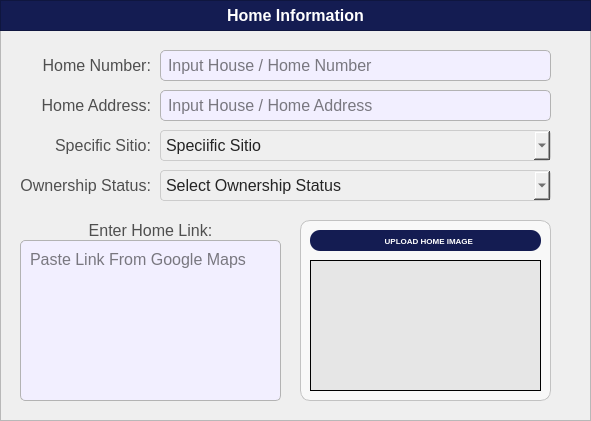
  <widget class="QFrame" name="basePopUpBodyFrame_2">
   <property name="geometry">
    <rect>
     <x>20</x>
     <y>60</y>
     <width>591</width>
     <height>421</height>
    </rect>
   </property>
   <property name="styleSheet">
    <string notr="true">#basePopUpBodyFrame_2 {
	background-color: rgb(247, 247, 247);
	border: 1px solid rgb(194, 194, 194);
	border-radius: 10px;
}</string>
   </property>
   <property name="frameShape">
    <enum>QFrame::Shape::StyledPanel</enum>
   </property>
   <property name="frameShadow">
    <enum>QFrame::Shadow::Raised</enum>
   </property>
   <widget class="QFrame" name="basePopUpTitleFrame_2">
    <property name="geometry">
     <rect>
      <x>0</x>
      <y>0</y>
      <width>591</width>
      <height>31</height>
     </rect>
    </property>
    <property name="styleSheet">
     <string notr="true">#basePopUpTitleFrame_2 {
	background-color: #141c52;
}</string>
    </property>
    <property name="frameShape">
     <enum>QFrame::Shape::StyledPanel</enum>
    </property>
    <property name="frameShadow">
     <enum>QFrame::Shadow::Raised</enum>
    </property>
    <widget class="QLabel" name="label_title">
     <property name="geometry">
      <rect>
       <x>0</x>
       <y>0</y>
       <width>591</width>
       <height>31</height>
      </rect>
     </property>
     <property name="font">
      <font>
       <family>Arial</family>
       <pointsize>12</pointsize>
       <bold>true</bold>
      </font>
     </property>
     <property name="styleSheet">
      <string notr="true">#label_title{
	background-color:transparent;
	color: rgb(255, 255, 255);
}</string>
     </property>
     <property name="text">
      <string>Home Information</string>
     </property>
     <property name="alignment">
      <set>Qt::AlignmentFlag::AlignCenter</set>
     </property>
    </widget>
   </widget>
   <widget class="QLineEdit" name="register_household_homeNumber">
    <property name="geometry">
     <rect>
      <x>160</x>
      <y>50</y>
      <width>391</width>
      <height>31</height>
     </rect>
    </property>
    <property name="font">
     <font>
      <family>Arial</family>
      <pointsize>12</pointsize>
     </font>
    </property>
    <property name="styleSheet">
     <string notr="true">#register_household_homeNumber{
	border: 1px solid #b3b3b3;  /* Black border */
    border-radius: 5px;        /* Rounded corners */
    padding: 5px;               /* Inner spacing */
    background-color: #f2efff;  /* Gray background */
    color: #000000; 
}

</string>
    </property>
    <property name="text">
     <string/>
    </property>
    <property name="maxLength">
     <number>35</number>
    </property>
    <property name="placeholderText">
     <string>Input House / Home Number</string>
    </property>
   </widget>
   <widget class="QLabel" name="register_citizen_labelHomeNumber">
    <property name="geometry">
     <rect>
      <x>20</x>
      <y>50</y>
      <width>131</width>
      <height>31</height>
     </rect>
    </property>
    <property name="font">
     <font>
      <family>Arial</family>
      <pointsize>12</pointsize>
     </font>
    </property>
    <property name="styleSheet">
     <string notr="true">#register_citizen_labelHomeNumber{
	background-color:transparent;
	color:#4f4f4f;
}</string>
    </property>
    <property name="text">
     <string>Home Number:</string>
    </property>
    <property name="alignment">
     <set>Qt::AlignmentFlag::AlignRight|Qt::AlignmentFlag::AlignTrailing|Qt::AlignmentFlag::AlignVCenter</set>
    </property>
   </widget>
   <widget class="QLineEdit" name="register_household_homeAddress">
    <property name="geometry">
     <rect>
      <x>160</x>
      <y>90</y>
      <width>391</width>
      <height>31</height>
     </rect>
    </property>
    <property name="font">
     <font>
      <family>Arial</family>
      <pointsize>12</pointsize>
     </font>
    </property>
    <property name="styleSheet">
     <string notr="true">#register_household_homeAddress{
	border: 1px solid #b3b3b3;  /* Black border */
    border-radius: 5px;        /* Rounded corners */
    padding: 5px;               /* Inner spacing */
    background-color: #f2efff;  /* Gray background */
    color: #000000; 
}

</string>
    </property>
    <property name="text">
     <string/>
    </property>
    <property name="maxLength">
     <number>50</number>
    </property>
    <property name="placeholderText">
     <string>Input House / Home Address</string>
    </property>
   </widget>
   <widget class="QLabel" name="register_citizen_labelHomeAddress">
    <property name="geometry">
     <rect>
      <x>20</x>
      <y>90</y>
      <width>131</width>
      <height>31</height>
     </rect>
    </property>
    <property name="font">
     <font>
      <family>Arial</family>
      <pointsize>12</pointsize>
     </font>
    </property>
    <property name="styleSheet">
     <string notr="true">#register_citizen_labelHomeAddress{
	background-color:transparent;
	color:#4f4f4f;
}</string>
    </property>
    <property name="text">
     <string>Home Address:</string>
    </property>
    <property name="alignment">
     <set>Qt::AlignmentFlag::AlignRight|Qt::AlignmentFlag::AlignTrailing|Qt::AlignmentFlag::AlignVCenter</set>
    </property>
   </widget>
   <widget class="QComboBox" name="register_household_comboBox_Sitio">
    <property name="geometry">
     <rect>
      <x>160</x>
      <y>130</y>
      <width>391</width>
      <height>31</height>
     </rect>
    </property>
    <property name="font">
     <font>
      <family>Arial</family>
      <pointsize>12</pointsize>
     </font>
    </property>
    <property name="styleSheet">
     <string notr="true">#register_household_comboBox_Sitio{
	background-color: rgb(239, 239, 239); /* Correct property name */
    color: #242424; /* Set text color to black for better contrast */
    border: 1px solid #ccc; /* Optional: Add a light border */
    padding: 5px; /* Optional: Add some padding */
    border-radius: 4px; /* Optional: Rounded corners */
}</string>
    </property>
    <property name="placeholderText">
     <string>Speciific Sitio</string>
    </property>
    <property name="duplicatesEnabled">
     <bool>false</bool>
    </property>
    <item>
     <property name="text">
      <string>None</string>
     </property>
    </item>
   </widget>
   <widget class="QLabel" name="register_citizen_labelcivilstatus">
    <property name="geometry">
     <rect>
      <x>30</x>
      <y>130</y>
      <width>121</width>
      <height>31</height>
     </rect>
    </property>
    <property name="font">
     <font>
      <family>Arial</family>
      <pointsize>12</pointsize>
     </font>
    </property>
    <property name="styleSheet">
     <string notr="true">#register_citizen_labelcivilstatus{
	background-color:transparent;
	color:#4f4f4f;
}</string>
    </property>
    <property name="text">
     <string>Specific Sitio:</string>
    </property>
    <property name="alignment">
     <set>Qt::AlignmentFlag::AlignRight|Qt::AlignmentFlag::AlignTrailing|Qt::AlignmentFlag::AlignVCenter</set>
    </property>
   </widget>
   <widget class="QComboBox" name="register_household_comboBox_OwnershipStatus">
    <property name="geometry">
     <rect>
      <x>160</x>
      <y>170</y>
      <width>391</width>
      <height>31</height>
     </rect>
    </property>
    <property name="font">
     <font>
      <family>Arial</family>
      <pointsize>12</pointsize>
     </font>
    </property>
    <property name="styleSheet">
     <string notr="true">#register_household_comboBox_OwnershipStatus{
	background-color: rgb(239, 239, 239); /* Correct property name */
    color: #242424; /* Set text color to black for better contrast */
    border: 1px solid #ccc; /* Optional: Add a light border */
    padding: 5px; /* Optional: Add some padding */
    border-radius: 4px; /* Optional: Rounded corners */
}</string>
    </property>
    <property name="placeholderText">
     <string>Select Ownership Status</string>
    </property>
    <property name="duplicatesEnabled">
     <bool>false</bool>
    </property>
    <item>
     <property name="text">
      <string>None</string>
     </property>
    </item>
    <item>
     <property name="text">
      <string>Renting</string>
     </property>
    </item>
    <item>
     <property name="text">
      <string>Owned</string>
     </property>
    </item>
    <item>
     <property name="text">
      <string>Leased</string>
     </property>
    </item>
    <item>
     <property name="text">
      <string>Informal Settler</string>
     </property>
    </item>
   </widget>
   <widget class="QLabel" name="register_household_labelOwershipStatus">
    <property name="geometry">
     <rect>
      <x>10</x>
      <y>170</y>
      <width>141</width>
      <height>31</height>
     </rect>
    </property>
    <property name="font">
     <font>
      <family>Arial</family>
      <pointsize>12</pointsize>
     </font>
    </property>
    <property name="styleSheet">
     <string notr="true">#register_household_labelOwershipStatus{
	background-color:transparent;
	color:#4f4f4f;
}</string>
    </property>
    <property name="text">
     <string>Ownership Status:</string>
    </property>
    <property name="alignment">
     <set>Qt::AlignmentFlag::AlignRight|Qt::AlignmentFlag::AlignTrailing|Qt::AlignmentFlag::AlignVCenter</set>
    </property>
   </widget>
   <widget class="QFrame" name="basePopUpBodyFrame_Desc">
    <property name="geometry">
     <rect>
      <x>300</x>
      <y>220</y>
      <width>251</width>
      <height>181</height>
     </rect>
    </property>
    <property name="styleSheet">
     <string notr="true">#basePopUpBodyFrame_Desc {
	background-color: rgb(248, 248, 248);
	border: 1px solid rgb(194, 194, 194);
	border-radius: 10px;
}</string>
    </property>
    <property name="frameShape">
     <enum>QFrame::Shape::StyledPanel</enum>
    </property>
    <property name="frameShadow">
     <enum>QFrame::Shadow::Raised</enum>
    </property>
    <widget class="QLabel" name="imageLabel">
     <property name="geometry">
      <rect>
       <x>10</x>
       <y>40</y>
       <width>231</width>
       <height>131</height>
      </rect>
     </property>
     <property name="font">
      <font>
       <family>Arial</family>
       <pointsize>10</pointsize>
       <bold>true</bold>
      </font>
     </property>
     <property name="styleSheet">
      <string notr="true">#imageLabel {
	background-color: rgb(230, 230, 230);
	color: #rgb(49, 49, 49);
	border: 1px solid rgb(0, 0, 0);
}
</string>
     </property>
     <property name="text">
      <string/>
     </property>
     <property name="alignment">
      <set>Qt::AlignmentFlag::AlignRight|Qt::AlignmentFlag::AlignTrailing|Qt::AlignmentFlag::AlignVCenter</set>
     </property>
    </widget>
    <widget class="QPushButton" name="cp_HomeImageuploadButton">
     <property name="geometry">
      <rect>
       <x>10</x>
       <y>10</y>
       <width>231</width>
       <height>21</height>
      </rect>
     </property>
     <property name="font">
      <font>
       <family>Arial</family>
       <pointsize>6</pointsize>
       <bold>true</bold>
      </font>
     </property>
     <property name="cursor">
      <cursorShape>PointingHandCursor</cursorShape>
     </property>
     <property name="styleSheet">
      <string notr="true">#cp_HomeImageuploadButton {
    background-color: #141c52;
    color: white;
    border-radius: 10px;
    padding: 5px; /* Optional: Adjusts spacing inside the button */
}
#cp_HomeImageuploadButton:hover {
    background-color: #1a237e; /* Slightly lighter blue when hovered */
}
#cp_HomeImageuploadButton:pressed {
    background-color: #0f1442; /* Darker blue when clicked */
}</string>
     </property>
     <property name="text">
      <string>   UPLOAD HOME IMAGE</string>
     </property>
     <property name="icon">
      <iconset>
       <normaloff>../../../Assets/Icons/icon_upload_image.svg</normaloff>../../../Assets/Icons/icon_upload_image.svg</iconset>
     </property>
     <property name="iconSize">
      <size>
       <width>13</width>
       <height>13</height>
      </size>
     </property>
    </widget>
   </widget>
   <widget class="QLabel" name="register_labelHomeLink">
    <property name="geometry">
     <rect>
      <x>70</x>
      <y>220</y>
      <width>161</width>
      <height>21</height>
     </rect>
    </property>
    <property name="font">
     <font>
      <family>Arial</family>
      <pointsize>12</pointsize>
     </font>
    </property>
    <property name="styleSheet">
     <string notr="true">#register_labelHomeLink{
	background-color:transparent;
	color:#4f4f4f;
}</string>
    </property>
    <property name="text">
     <string>Enter Home Link:</string>
    </property>
    <property name="alignment">
     <set>Qt::AlignmentFlag::AlignCenter</set>
    </property>
   </widget>
   <widget class="QPlainTextEdit" name="register_household_HomeLink">
    <property name="geometry">
     <rect>
      <x>20</x>
      <y>240</y>
      <width>261</width>
      <height>161</height>
     </rect>
    </property>
    <property name="font">
     <font>
      <family>Arial</family>
      <pointsize>12</pointsize>
     </font>
    </property>
    <property name="styleSheet">
     <string notr="true">#register_household_HomeLink{
	border: 1px solid #b3b3b3;  /* Black border */
    border-radius: 5px;        /* Rounded corners */
    padding: 5px;               /* Inner spacing */
    background-color: #f2efff;  /* Gray background */
    color: #000000; 
}

</string>
    </property>
    <property name="placeholderText">
     <string>Paste Link From Google Maps </string>
    </property>
   </widget>
  </widget>
